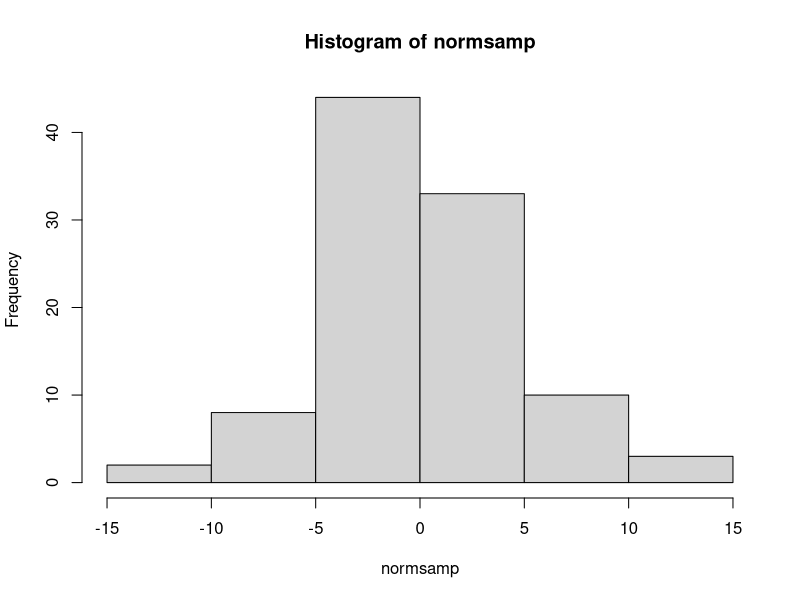
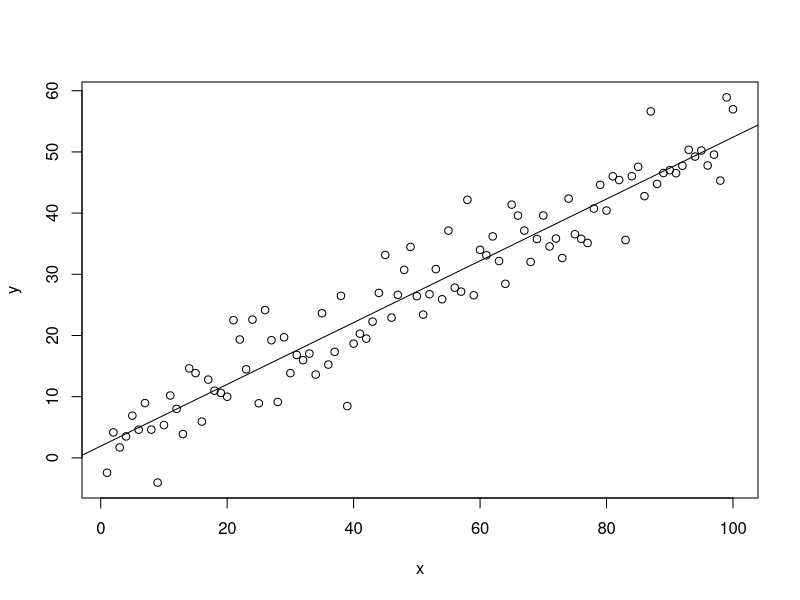
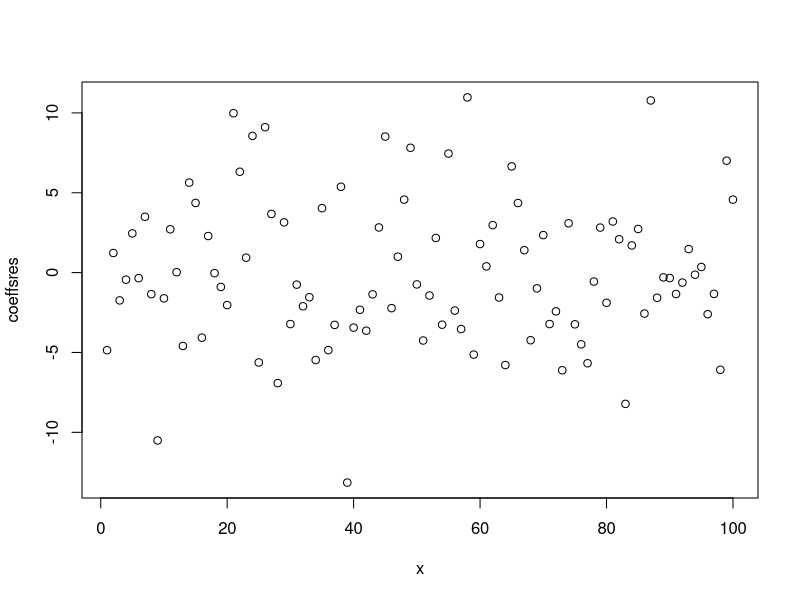

Generate these figures, in order, with R:
#Problem 7A

x <- seq(1,100)

#Problem 7B

w <- 0.5 * x + 2

#Problem 7C

normsamp <- rnorm(100, mean = 0, sd = 5)
sd(normsamp) 
mean(normsamp)
hist(normsamp)

#Problem 7D
y <- w + normsamp

#Problem 7E
plot(x,y = y)

#Problem 7F
coeffs <- lm(y~x)
abline(coeffs)

#Problem 7G
coeffsres <- residuals(coeffs)
MSE <- sum(residuals(coeffs)^2)/length(residuals(coeffs))
plot(x, coeffsres)
